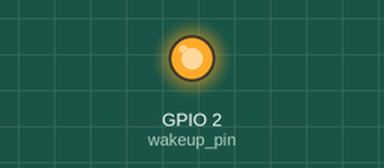
Simulated run of this program. Board: ESP32 board running MicroPython. On the bench: output pins drawn as LEDs (lit = HIGH).

Above: at 0.75 s.
At 12.5 s:
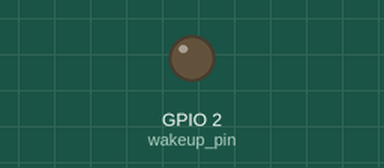
Timing chart, 0 to 28.6 s (numbered marks = the images above):
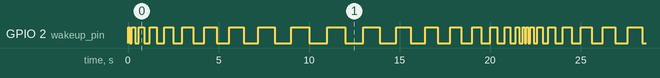

The program:

main.py
```python
## Código fusilado de un tipo que hizo un conador con deepsleep
from machine import Pin, deepsleep, RTC
import esp32
import time

# Configuración inicial
wakeup_pin = Pin(2, Pin.IN, Pin.PULL_UP)  # GPIO 2 como entrada con PULL_UP
rtc = RTC()

# Leer o inicializar el contador de reinicios en memoria RTC
boot_count = rtc.memory()
if boot_count:
    boot_count = int(boot_count.decode()) + 1
else:
    boot_count = 1

# Mostrar el número de reinicios
print(f"Boot number: {boot_count}")

# Guardar el contador actualizado en la memoria RTC
rtc.memory(str(boot_count).encode())

# Configurar el pin para despertar del deep sleep
esp32.wake_on_ext0(pin=wakeup_pin, level=esp32.WAKEUP_ALL_LOW)

# Agregar un retardo de 1 segundo para evitar activaciones múltiples
time.sleep(1)

# Mensaje antes de entrar en deep sleep
print("I'm going to sleep now.")

# Entrar en deep sleep
deepsleep()
```

boot.py
```python
# This file is executed on every boot (including wake-boot from deepsleep)
#import esp
#esp.osdebug(None)
#import webrepl
#webrepl.start()
from machine import Pin  #investigar por que libreria Machine
import time

led_1 = Pin (2, Pin.OUT)

while True:
    i = 0
    while i < 1:
        led_1.value(1)
        time.sleep(i)
        led_1.value(0)
        time.sleep(i)
        i += 0.1  # Incremento decimal

    j = 1
    while j > 0:
        led_1.value(1)
        time.sleep(j)
        led_1.value(0)
        time.sleep(j)
        j -= 0.1  # Decremento decimal

    ##led_1.value(1)
    ##time.sleep(0.2)
    ##led_1.value(0)
    ##time.sleep(0.2)
    ##led_1.value(1)
    ##time.sleep(0.2)
    ##led_1.value(0)
    ##time.sleep(0.2)
    
```

Measured:
- by itself, GPIO 2 (wakeup_pin): moves between LOW and HIGH, repeating every 22.0 s
- by itself, everything shown: repeats every 22.0 s, in 40 steps
